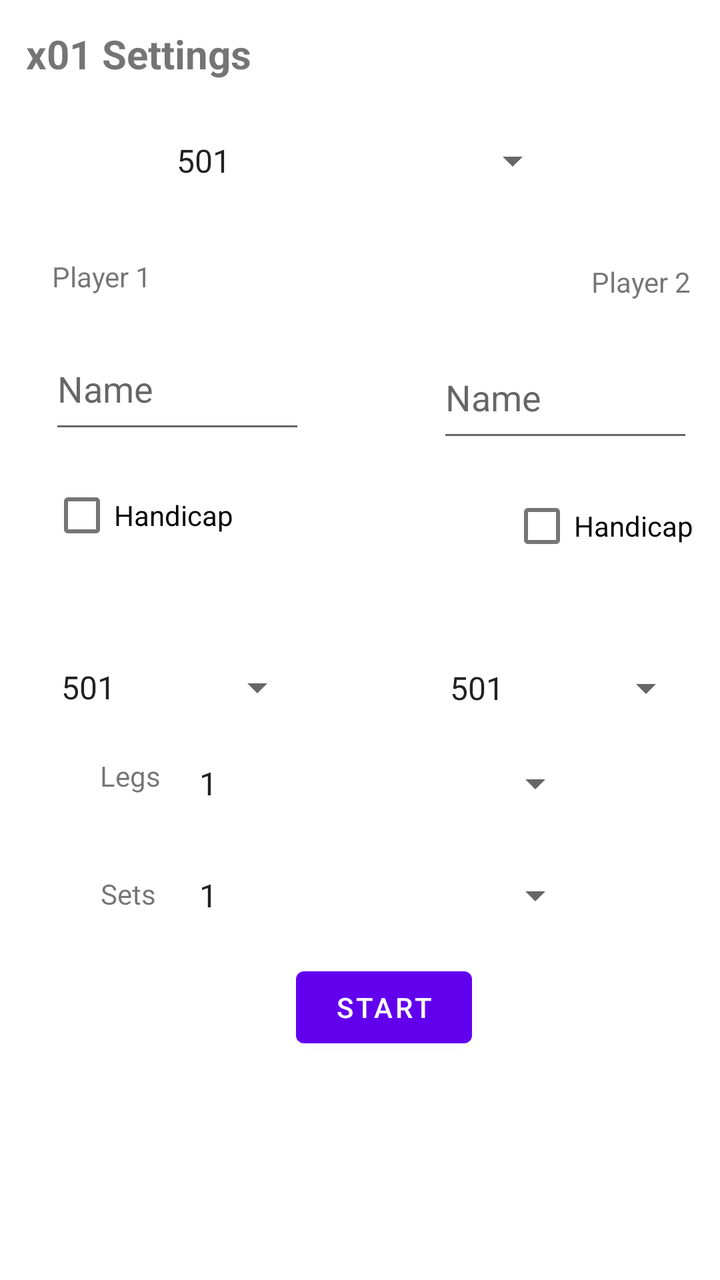
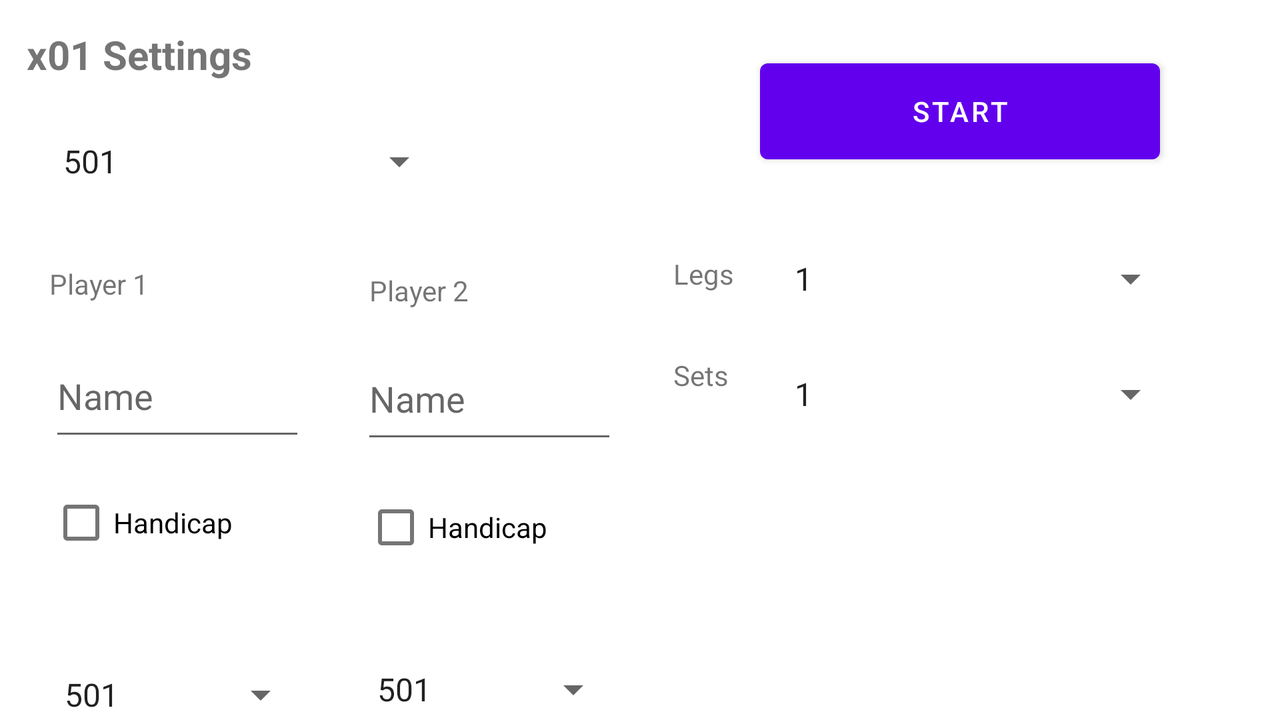

The same Android screen from two of the app's own layout files: first res/layout/ as a phone draws it, then the repository's variant for another configuration, drawn on a device whose configuration selects that folder. Both files follow.
<!-- AndroidManifest.xml: application theme Theme.DartPlayAndTrain -->
<!-- res/layout/x01settings.xml -->
<?xml version="1.0" encoding="utf-8"?>
<androidx.constraintlayout.widget.ConstraintLayout xmlns:android="http://schemas.android.com/apk/res/android"
                                                   xmlns:app="http://schemas.android.com/apk/res-auto" xmlns:tools="http://schemas.android.com/tools" android:layout_width="match_parent"
                                                   android:layout_height="match_parent">

    <Spinner
            android:layout_width="130dp"
            android:layout_height="48dp" android:id="@+id/handicapHrac2Drop"
            app:layout_constraintEnd_toEndOf="parent"
            app:layout_constraintStart_toStartOf="parent" app:layout_constraintBottom_toBottomOf="parent"
            app:layout_constraintVertical_bias="0.0"
            android:entries="@array/druh_hier_prex01"
            android:prompt="@string/druhy_hier"
            android:layout_marginTop="33dp" app:layout_constraintTop_toBottomOf="@+id/checkbox_handicapHrac2"
            android:minHeight="48dp" app:layout_constraintHorizontal_bias="0.943"/>
    <Spinner
            android:layout_width="130dp"
            android:layout_height="48dp" android:id="@+id/handicapHrac1Drop"
            app:layout_constraintEnd_toEndOf="parent"
            app:layout_constraintStart_toStartOf="parent" app:layout_constraintBottom_toBottomOf="parent"
            app:layout_constraintVertical_bias="0.0"
            android:entries="@array/druh_hier_prex01"
            android:prompt="@string/druhy_hier"
            android:layout_marginTop="38dp" app:layout_constraintTop_toBottomOf="@+id/checkbox_handicapHrac1"
            android:minHeight="48dp" app:layout_constraintHorizontal_bias="0.099"/>
    <Spinner
            android:layout_width="200dp"
            android:layout_height="wrap_content" android:id="@+id/dropMenuPrePocetLegov"
            app:layout_constraintEnd_toEndOf="parent"
            app:layout_constraintStart_toStartOf="parent" app:layout_constraintBottom_toBottomOf="parent"
            app:layout_constraintVertical_bias="0.138"
            android:entries="@array/pocet_legov"
            android:prompt="@string/druhy_hier"
            android:layout_marginTop="50dp" app:layout_constraintTop_toBottomOf="@+id/checkbox_handicapHrac1"
            android:minHeight="48dp" app:layout_constraintHorizontal_bias="0.573"/>
    <Spinner
            android:layout_width="200dp"
            android:layout_height="wrap_content" android:id="@+id/dropMenuPrePocetSetov"
            app:layout_constraintEnd_toEndOf="parent"
            app:layout_constraintStart_toStartOf="parent" app:layout_constraintBottom_toBottomOf="parent"
            app:layout_constraintVertical_bias="0.0"
            android:entries="@array/pocet_setovov"
            android:prompt="@string/druhy_hier"
            android:layout_marginTop="8dp" app:layout_constraintTop_toBottomOf="@+id/dropMenuPrePocetLegov"
            android:minHeight="48dp" app:layout_constraintHorizontal_bias="0.573"/>
    <Button
            android:text="@string/START"
            android:layout_width="wrap_content"
            android:layout_height="wrap_content" android:id="@+id/startButtonX01"
            app:layout_constraintTop_toBottomOf="@+id/dropMenuPrePocetSetov"
            android:layout_marginTop="8dp" app:layout_constraintBottom_toBottomOf="parent"
            app:layout_constraintStart_toStartOf="parent" app:layout_constraintEnd_toEndOf="parent"
            app:layout_constraintHorizontal_bias="0.544" app:layout_constraintVertical_bias="0.0"/>
    <TextView
            android:text="@string/Sets"
            android:layout_width="wrap_content"
            android:layout_height="wrap_content" android:id="@+id/setsnapis"
            android:layout_marginTop="40dp"
            app:layout_constraintTop_toBottomOf="@+id/pocetLegovText" app:layout_constraintBottom_toBottomOf="parent"
            app:layout_constraintEnd_toEndOf="parent" app:layout_constraintStart_toStartOf="parent"
            app:layout_constraintHorizontal_bias="0.151" app:layout_constraintVertical_bias="0.0"/>
    <CheckBox
            android:text="@string/handicap"
            android:layout_width="wrap_content"
            android:layout_height="wrap_content" android:id="@+id/checkbox_handicapHrac2"
            android:layout_marginTop="13dp"
            app:layout_constraintTop_toBottomOf="@+id/input_meno_hraca2"
            app:layout_constraintBottom_toBottomOf="parent" app:layout_constraintStart_toStartOf="parent"
            app:layout_constraintEnd_toEndOf="parent" app:layout_constraintHorizontal_bias="0.95"
            app:layout_constraintVertical_bias="0.0"/>
    <TextView
            android:text="@string/palayer2"
            android:layout_width="wrap_content"
            android:layout_height="wrap_content" android:id="@+id/player2_nazov_text"
            app:layout_constraintEnd_toEndOf="parent"
            app:layout_constraintStart_toStartOf="parent" app:layout_constraintBottom_toBottomOf="parent"
            app:layout_constraintHorizontal_bias="0.954" app:layout_constraintVertical_bias="0.0"
            android:layout_marginTop="27dp" app:layout_constraintTop_toBottomOf="@+id/dropMenuPreVyberHier"/>
    <TextView
            android:text="@string/x01_Settings"
            android:layout_width="wrap_content"
            android:layout_height="wrap_content" android:id="@+id/x01_nazov"
            app:layout_constraintTop_toTopOf="parent" app:layout_constraintStart_toStartOf="parent"
            app:layout_constraintEnd_toEndOf="parent" app:layout_constraintBottom_toBottomOf="parent"
            app:layout_constraintHorizontal_bias="0.053" app:layout_constraintVertical_bias="0.022"
            android:textSize="20sp" android:textStyle="bold"/>
    <Spinner
            android:layout_width="200dp"
            android:layout_height="wrap_content" android:id="@+id/dropMenuPreVyberHier"
            app:layout_constraintEnd_toEndOf="parent"
            app:layout_constraintStart_toStartOf="parent" app:layout_constraintBottom_toBottomOf="parent"
            app:layout_constraintVertical_bias="0.0"
            android:entries="@array/druh_hier_prex01"
            android:prompt="@string/druhy_hier"
            android:layout_marginTop="16dp" app:layout_constraintTop_toBottomOf="@+id/x01_nazov"
            android:minHeight="48dp" app:layout_constraintHorizontal_bias="0.502"/>
    <TextView
            android:text="@string/palayer1"
            android:layout_width="wrap_content"
            android:layout_height="wrap_content" android:id="@+id/player1_nazov_text"
            android:layout_marginTop="8dp"
            app:layout_constraintStart_toStartOf="parent"
            app:layout_constraintEnd_toEndOf="parent" app:layout_constraintBottom_toBottomOf="parent"
            app:layout_constraintTop_toBottomOf="@+id/dropMenuPreVyberHier" app:layout_constraintHorizontal_bias="0.084"
            app:layout_constraintVertical_bias="0.032"/>
    <com.google.android.material.textfield.TextInputEditText
            android:layout_width="128dp"
            android:layout_height="58dp"
            android:hint="@string/name" android:layout_marginTop="16dp"
            app:layout_constraintTop_toBottomOf="@+id/player1_nazov_text" app:layout_constraintEnd_toEndOf="parent"
            app:layout_constraintStart_toStartOf="parent" app:layout_constraintBottom_toBottomOf="parent"
            app:layout_constraintHorizontal_bias="0.106" app:layout_constraintVertical_bias="0.0"
            android:id="@+id/input_meno_hraca1"/>
    <com.google.android.material.textfield.TextInputEditText
            android:layout_width="128dp"
            android:layout_height="58dp"
            android:hint="@string/name" android:layout_marginTop="8dp"
            app:layout_constraintTop_toBottomOf="@+id/player2_nazov_text"
            app:layout_constraintStart_toStartOf="parent" app:layout_constraintEnd_toEndOf="parent"
            app:layout_constraintBottom_toBottomOf="parent" app:layout_constraintHorizontal_bias="0.943"
            app:layout_constraintVertical_bias="0.023" android:id="@+id/input_meno_hraca2"/>
    <CheckBox
            android:text="@string/handicap"
            android:layout_width="wrap_content"
            android:layout_height="wrap_content" android:id="@+id/checkbox_handicapHrac1"
            android:layout_marginTop="12dp"
            app:layout_constraintTop_toBottomOf="@+id/input_meno_hraca1" app:layout_constraintStart_toStartOf="parent"
            app:layout_constraintBottom_toBottomOf="parent" app:layout_constraintEnd_toEndOf="parent"
            app:layout_constraintHorizontal_bias="0.093" app:layout_constraintVertical_bias="0.0"/>
    <TextView
            android:text="@string/legs"
            android:layout_width="wrap_content"
            android:layout_height="wrap_content" android:id="@+id/pocetLegovText"
            android:layout_marginTop="65dp"
            app:layout_constraintTop_toBottomOf="@+id/checkbox_handicapHrac1"
            app:layout_constraintStart_toStartOf="parent" app:layout_constraintBottom_toBottomOf="parent"
            app:layout_constraintEnd_toEndOf="parent" app:layout_constraintHorizontal_bias="0.152"
            app:layout_constraintVertical_bias="0.116"/>
</androidx.constraintlayout.widget.ConstraintLayout>
<!-- resources referenced by this layout -->
<resources>
  <string-array name="druh_hier_prex01">
          <item>501</item>
          <item>701</item>
          <item>901</item>
          <item>301</item>
      </string-array>
  <string-array name="pocet_legov">
          <item>1</item>
          <item>3</item>
          <item>5</item>
          <item>7</item>
          <item>9</item>
          <item>11</item>
          <item>13</item>
          <item>15</item>
          <item>17</item>
          <item>19</item>
          <item>21</item>
      </string-array>
  <string-array name="pocet_setovov">
          <item>1</item>
          <item>3</item>
          <item>5</item>
          <item>7</item>
          <item>9</item>
          <item>11</item>
          <item>13</item>
          <item>15</item>
          <item>17</item>
          <item>19</item>
          <item>21</item>
      </string-array>
  <string name="START">START</string>
  <string name="Sets">Sets</string>
  <string name="druhy_hier">Druhy Hier</string>
  <string name="handicap">Handicap</string>
  <string name="legs">Legs</string>
  <string name="name">Name</string>
  <string name="palayer1">Player 1</string>
  <string name="palayer2">Player 2</string>
  <string name="x01_Settings">x01 Settings</string>
  <style name="Theme.DartPlayAndTrain" parent="Theme.MaterialComponents.DayNight.DarkActionBar">
          
          <item name="colorPrimary">@color/purple_500</item>
          <item name="colorPrimaryVariant">@color/purple_700</item>
          <item name="colorOnPrimary">@color/white</item>
          
          <item name="colorSecondary">@color/teal_200</item>
          <item name="colorSecondaryVariant">@color/teal_700</item>
          <item name="colorOnSecondary">@color/black</item>
          
          <item name="android:statusBarColor">?attr/colorPrimaryVariant</item>
          
      </style>
</resources>
<!-- res/layout-land/x01settings.xml (the repository's variant of the layout above) -->
<!-- drawn on the phone turned sideways -->
<?xml version="1.0" encoding="utf-8"?>
<androidx.constraintlayout.widget.ConstraintLayout xmlns:android="http://schemas.android.com/apk/res/android"
                                                   xmlns:app="http://schemas.android.com/apk/res-auto"
                                                   xmlns:tools="http://schemas.android.com/tools" android:layout_width="match_parent"
                                                   android:layout_height="match_parent">
    <Spinner
            android:layout_width="130dp"
            android:layout_height="48dp" android:id="@+id/handicapHrac2Drop"
            app:layout_constraintEnd_toEndOf="parent"
            app:layout_constraintStart_toStartOf="parent" app:layout_constraintBottom_toBottomOf="parent"
            app:layout_constraintVertical_bias="0.0"
            android:entries="@array/druh_hier_prex01"
            android:prompt="@string/druhy_hier"
            android:layout_marginTop="33dp" app:layout_constraintTop_toBottomOf="@+id/checkbox_handicapHrac2"
            android:minHeight="48dp" app:layout_constraintHorizontal_bias="0.354"/>
    <Spinner
            android:layout_width="130dp"
            android:layout_height="48dp" android:id="@+id/handicapHrac1Drop"
            app:layout_constraintEnd_toEndOf="parent"
            app:layout_constraintStart_toStartOf="parent" app:layout_constraintBottom_toBottomOf="parent"
            app:layout_constraintVertical_bias="0.0"
            android:entries="@array/druh_hier_prex01"
            android:prompt="@string/druhy_hier"
            android:layout_marginTop="38dp" app:layout_constraintTop_toBottomOf="@+id/checkbox_handicapHrac1"
            android:minHeight="48dp" app:layout_constraintHorizontal_bias="0.048"/>
    <Spinner
            android:layout_width="200dp"
            android:layout_height="wrap_content" android:id="@+id/dropMenuPrePocetLegov"
            app:layout_constraintEnd_toEndOf="parent"
            app:layout_constraintStart_toStartOf="parent" app:layout_constraintBottom_toBottomOf="parent"
            app:layout_constraintVertical_bias="0.131"
            android:entries="@array/pocet_legov"
            android:prompt="@string/druhy_hier"
            app:layout_constraintTop_toBottomOf="@+id/startButtonX01"
            android:minHeight="48dp" app:layout_constraintHorizontal_bias="0.885"/>
    <Spinner
            android:layout_width="200dp"
            android:layout_height="wrap_content" android:id="@+id/dropMenuPrePocetSetov"
            app:layout_constraintEnd_toEndOf="parent"
            app:layout_constraintStart_toStartOf="parent" app:layout_constraintBottom_toBottomOf="parent"
            app:layout_constraintVertical_bias="0.011"
            android:entries="@array/pocet_setovov"
            android:prompt="@string/druhy_hier"
            android:layout_marginTop="8dp" app:layout_constraintTop_toBottomOf="@+id/dropMenuPrePocetLegov"
            android:minHeight="48dp" app:layout_constraintHorizontal_bias="0.885"/>
    <Button
            android:text="@string/START"
            android:layout_width="200dp"
            android:layout_height="60dp" android:id="@+id/startButtonX01"
            app:layout_constraintStart_toStartOf="parent" app:layout_constraintHorizontal_bias="0.864"
            app:layout_constraintEnd_toEndOf="parent" app:layout_constraintTop_toTopOf="parent"
            app:layout_constraintBottom_toBottomOf="parent" app:layout_constraintVertical_bias="0.085"/>
    <TextView
            android:text="@string/Sets"
            android:layout_width="wrap_content"
            android:layout_height="wrap_content" android:id="@+id/setsnapis"
            app:layout_constraintTop_toBottomOf="@+id/pocetLegovText" app:layout_constraintBottom_toBottomOf="parent"
            app:layout_constraintEnd_toEndOf="parent" app:layout_constraintStart_toStartOf="parent"
            app:layout_constraintHorizontal_bias="0.55" app:layout_constraintVertical_bias="0.162"/>
    <CheckBox
            android:text="@string/handicap"
            android:layout_width="wrap_content"
            android:layout_height="wrap_content" android:id="@+id/checkbox_handicapHrac2"
            android:layout_marginTop="13dp"
            app:layout_constraintTop_toBottomOf="@+id/input_meno_hraca2"
            app:layout_constraintBottom_toBottomOf="parent" app:layout_constraintStart_toStartOf="parent"
            app:layout_constraintEnd_toEndOf="parent" app:layout_constraintHorizontal_bias="0.332"
            app:layout_constraintVertical_bias="0.0"/>
    <TextView
            android:text="@string/palayer2"
            android:layout_width="wrap_content"
            android:layout_height="wrap_content" android:id="@+id/player2_nazov_text"
            app:layout_constraintEnd_toEndOf="parent"
            app:layout_constraintStart_toStartOf="parent" app:layout_constraintBottom_toBottomOf="parent"
            app:layout_constraintHorizontal_bias="0.313" app:layout_constraintVertical_bias="0.019"
            android:layout_marginTop="27dp" app:layout_constraintTop_toBottomOf="@+id/dropMenuPreVyberHier"/>
    <TextView
            android:text="@string/x01_Settings"
            android:layout_width="wrap_content"
            android:layout_height="wrap_content" android:id="@+id/x01_nazov"
            app:layout_constraintTop_toTopOf="parent" app:layout_constraintStart_toStartOf="parent"
            app:layout_constraintEnd_toEndOf="parent" app:layout_constraintBottom_toBottomOf="parent"
            app:layout_constraintHorizontal_bias="0.025" app:layout_constraintVertical_bias="0.041"
            android:textSize="20sp" android:textStyle="bold"/>
    <Spinner
            android:layout_width="200dp"
            android:layout_height="wrap_content" android:id="@+id/dropMenuPreVyberHier"
            app:layout_constraintEnd_toEndOf="parent"
            app:layout_constraintStart_toStartOf="parent" app:layout_constraintBottom_toBottomOf="parent"
            app:layout_constraintVertical_bias="0.0"
            android:entries="@array/druh_hier_prex01"
            android:prompt="@string/druhy_hier"
            android:layout_marginTop="16dp" app:layout_constraintTop_toBottomOf="@+id/x01_nazov"
            android:minHeight="48dp" app:layout_constraintHorizontal_bias="0.054"/>
    <TextView
            android:text="@string/palayer1"
            android:layout_width="wrap_content"
            android:layout_height="wrap_content" android:id="@+id/player1_nazov_text"
            android:layout_marginTop="8dp"
            app:layout_constraintStart_toStartOf="parent"
            app:layout_constraintEnd_toEndOf="parent" app:layout_constraintBottom_toBottomOf="parent"
            app:layout_constraintTop_toBottomOf="@+id/dropMenuPreVyberHier" app:layout_constraintHorizontal_bias="0.042"
            app:layout_constraintVertical_bias="0.086"/>
    <com.google.android.material.textfield.TextInputEditText
            android:layout_width="128dp"
            android:layout_height="58dp"
            android:hint="@string/name" android:layout_marginTop="16dp"
            app:layout_constraintTop_toBottomOf="@+id/player1_nazov_text" app:layout_constraintEnd_toEndOf="parent"
            app:layout_constraintStart_toStartOf="parent" app:layout_constraintBottom_toBottomOf="parent"
            app:layout_constraintHorizontal_bias="0.048" app:layout_constraintVertical_bias="0.0"
            android:id="@+id/input_meno_hraca1"/>
    <com.google.android.material.textfield.TextInputEditText
            android:layout_width="128dp"
            android:layout_height="58dp"
            android:hint="@string/name" android:layout_marginTop="8dp"
            app:layout_constraintTop_toBottomOf="@+id/player2_nazov_text"
            app:layout_constraintStart_toStartOf="parent" app:layout_constraintEnd_toEndOf="parent"
            app:layout_constraintBottom_toBottomOf="parent" app:layout_constraintHorizontal_bias="0.353"
            app:layout_constraintVertical_bias="0.042" android:id="@+id/input_meno_hraca2"/>
    <CheckBox
            android:text="@string/handicap"
            android:layout_width="wrap_content"
            android:layout_height="wrap_content" android:id="@+id/checkbox_handicapHrac1"
            android:layout_marginTop="12dp"
            app:layout_constraintTop_toBottomOf="@+id/input_meno_hraca1" app:layout_constraintStart_toStartOf="parent"
            app:layout_constraintBottom_toBottomOf="parent" app:layout_constraintEnd_toEndOf="parent"
            app:layout_constraintHorizontal_bias="0.045" app:layout_constraintVertical_bias="0.0"/>
    <TextView
            android:text="@string/legs"
            android:layout_width="wrap_content"
            android:layout_height="wrap_content" android:id="@+id/pocetLegovText"
            android:layout_marginTop="65dp"
            app:layout_constraintStart_toStartOf="parent" app:layout_constraintBottom_toBottomOf="parent"
            app:layout_constraintEnd_toEndOf="parent" app:layout_constraintHorizontal_bias="0.552"
            app:layout_constraintVertical_bias="0.226" app:layout_constraintTop_toTopOf="parent"/>
</androidx.constraintlayout.widget.ConstraintLayout>
